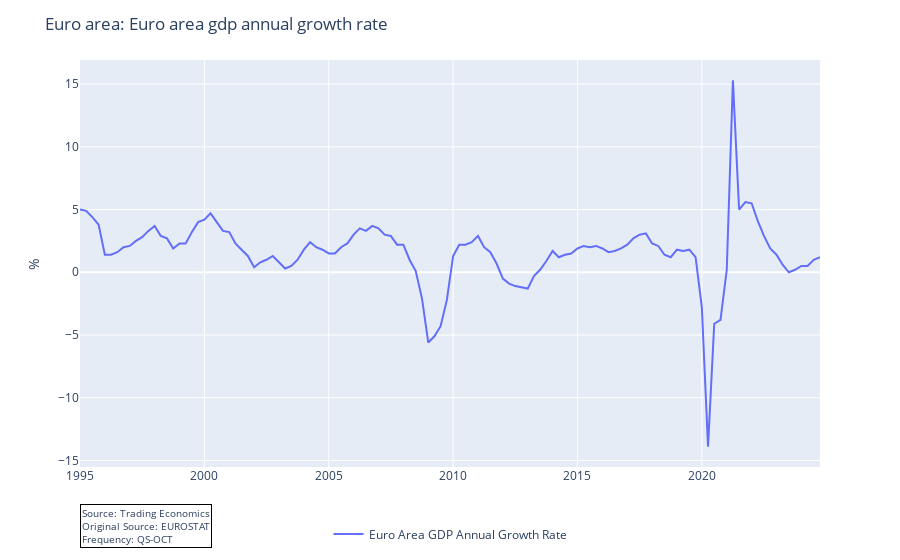

The code cell stored with this chart in its notebook:
### Code cell
scro.plot_series()  ## Plot the series.
